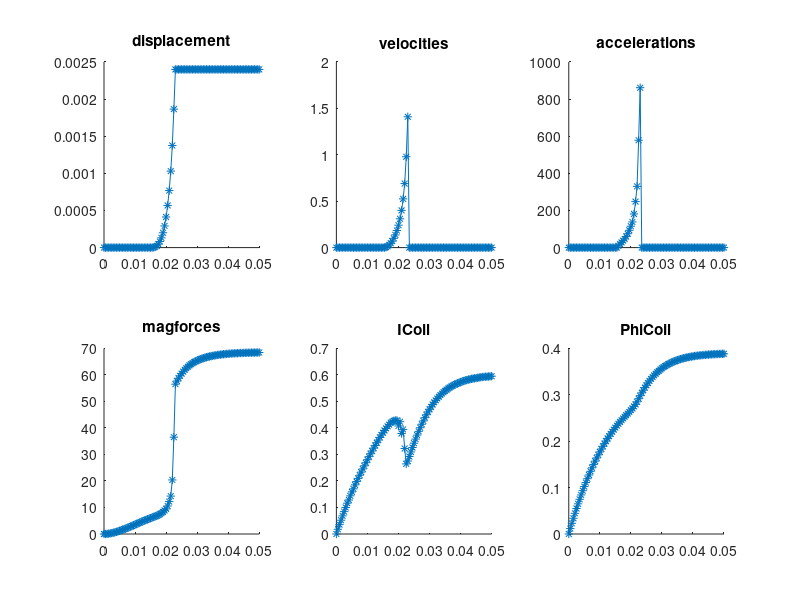

The MATLAB source for this figure:
%output by FEEM
%timesteps, displacements, velocities, accelerations, magneticforce, current, flux, steps, time
results = [
0.00000000e+00,0.00000000e+00,0.00000000e+00,0.00000000e+00,0.00000000e+00,0.00000000e+00,0.00000000e+00,0,0.00000000e+00,; 
5.00000000e-04,0.00000000e+00,0.00000000e+00,0.00000000e+00,1.52953740e-02,1.78630415e-02,1.16488430e-02,25318,1.78930000e+01,; 
1.00000000e-03,0.00000000e+00,0.00000000e+00,0.00000000e+00,5.94197625e-02,3.53362317e-02,2.29512403e-02,12281,8.41700000e+00,; 
1.50000000e-03,0.00000000e+00,0.00000000e+00,0.00000000e+00,1.29934190e-01,5.20282107e-02,3.39377116e-02,10268,7.00800000e+00,; 
2.00000000e-03,0.00000000e+00,0.00000000e+00,0.00000000e+00,2.24435591e-01,6.83901131e-02,4.46030008e-02,9338,6.42800000e+00,; 
2.50000000e-03,0.00000000e+00,0.00000000e+00,0.00000000e+00,3.40721264e-01,8.43789380e-02,5.49558881e-02,8379,5.73200000e+00,; 
3.00000000e-03,0.00000000e+00,0.00000000e+00,0.00000000e+00,4.76992913e-01,9.99827012e-02,6.50210726e-02,7567,5.19300000e+00,; 
3.50000000e-03,0.00000000e+00,0.00000000e+00,0.00000000e+00,6.29287468e-01,1.16191566e-01,7.46931358e-02,6722,4.61300000e+00,; 
4.00000000e-03,0.00000000e+00,0.00000000e+00,0.00000000e+00,7.98642509e-01,1.28333475e-01,8.41892715e-02,5598,3.85800000e+00,; 
4.50000000e-03,0.00000000e+00,0.00000000e+00,0.00000000e+00,9.84574349e-01,1.43883932e-01,9.34195327e-02,6272,4.33300000e+00,; 
5.00000000e-03,0.00000000e+00,0.00000000e+00,0.00000000e+00,1.17931912e+00,1.58808271e-01,1.02245270e-01,5284,3.64200000e+00,; 
5.50000000e-03,0.00000000e+00,0.00000000e+00,0.00000000e+00,1.38676824e+00,1.70294015e-01,1.10904149e-01,4571,3.16400000e+00,; 
6.00000000e-03,0.00000000e+00,0.00000000e+00,0.00000000e+00,1.60282872e+00,1.85228654e-01,1.19200183e-01,4754,3.29600000e+00,; 
6.50000000e-03,0.00000000e+00,0.00000000e+00,0.00000000e+00,1.82492486e+00,1.97768499e-01,1.27244820e-01,3911,2.65300000e+00,; 
7.00000000e-03,0.00000000e+00,0.00000000e+00,0.00000000e+00,2.05552023e+00,2.09873471e-01,1.35048250e-01,3680,2.57700000e+00,; 
7.50000000e-03,0.00000000e+00,0.00000000e+00,0.00000000e+00,2.29260776e+00,2.21647524e-01,1.42616458e-01,3482,2.43700000e+00,; 
8.00000000e-03,0.00000000e+00,0.00000000e+00,0.00000000e+00,2.53551424e+00,2.33348310e-01,1.49950933e-01,3310,2.29800000e+00,; 
8.50000000e-03,0.00000000e+00,0.00000000e+00,0.00000000e+00,2.78427355e+00,2.45268481e-01,1.57046000e-01,3194,2.22400000e+00,; 
9.00000000e-03,0.00000000e+00,0.00000000e+00,0.00000000e+00,3.03587556e+00,2.57064680e-01,1.63906131e-01,3037,2.13600000e+00,; 
9.50000000e-03,0.00000000e+00,0.00000000e+00,0.00000000e+00,3.28980914e+00,2.68851690e-01,1.70529074e-01,2887,1.98000000e+00,; 
1.00000000e-02,0.00000000e+00,0.00000000e+00,0.00000000e+00,3.54483392e+00,2.80279335e-01,1.76927733e-01,2732,2.02700000e+00,; 
1.05000000e-02,0.00000000e+00,0.00000000e+00,0.00000000e+00,3.79973887e+00,2.91660296e-01,1.83094650e-01,2597,2.01600000e+00,; 
1.10000000e-02,0.00000000e+00,0.00000000e+00,0.00000000e+00,4.05378708e+00,3.02664359e-01,1.89041379e-01,2452,2.05000000e+00,; 
1.15000000e-02,0.00000000e+00,0.00000000e+00,0.00000000e+00,4.30688077e+00,3.13246887e-01,1.94783492e-01,2331,2.13000000e+00,; 
1.20000000e-02,0.00000000e+00,0.00000000e+00,0.00000000e+00,4.55752158e+00,3.23833854e-01,2.00306930e-01,2219,2.07500000e+00,; 
1.25000000e-02,0.00000000e+00,0.00000000e+00,0.00000000e+00,4.80670523e+00,3.34093977e-01,2.05634449e-01,2110,2.12000000e+00,; 
1.30000000e-02,0.00000000e+00,0.00000000e+00,0.00000000e+00,5.05357705e+00,3.44332310e-01,2.10757332e-01,2023,2.10300000e+00,; 
1.35000000e-02,0.00000000e+00,0.00000000e+00,0.00000000e+00,5.29662456e+00,3.54384359e-01,2.15680503e-01,1925,2.06800000e+00,; 
1.40000000e-02,0.00000000e+00,0.00000000e+00,0.00000000e+00,5.53551614e+00,3.64166166e-01,2.20407654e-01,1831,2.01600000e+00,; 
1.45000000e-02,0.00000000e+00,0.00000000e+00,0.00000000e+00,5.76953831e+00,3.73719332e-01,2.24945984e-01,1742,1.96400000e+00,; 
1.50000000e-02,0.00000000e+00,0.00000000e+00,0.00000000e+00,5.99898048e+00,3.81769358e-01,2.29332642e-01,14470,1.43010000e+01,; 
1.55000000e-02,0.00000000e+00,0.00000000e+00,0.00000000e+00,6.22189362e+00,3.90540657e-01,2.33546732e-01,14515,1.46000000e+01,; 
1.60000000e-02,2.31139185e-06,4.62278370e-03,9.24556740e+00,6.44809971e+00,3.98301013e-01,2.37651767e-01,14408,1.29990000e+01,; 
1.65000000e-02,9.28156587e-06,1.39403480e-02,1.86351287e+01,6.67006934e+00,4.06056691e-01,2.41573565e-01,14407,1.53030000e+01,; 
1.70000000e-02,2.31957972e-05,2.78284626e-02,2.77762291e+01,6.90437008e+00,4.12608958e-01,2.45378675e-01,14167,1.52430000e+01,; 
1.75000000e-02,4.64410022e-05,4.64904101e-02,3.73238950e+01,7.14167446e+00,4.19900738e-01,2.48984418e-01,13886,1.27230000e+01,; 
1.80000000e-02,8.13993630e-05,6.99167217e-02,4.68526232e+01,7.46542741e+00,4.23316808e-01,2.52542650e-01,13440,1.21320000e+01,; 
1.85000000e-02,1.31308349e-04,9.98179714e-02,5.98024994e+01,7.83880956e+00,4.26811891e-01,2.56031964e-01,13551,1.25710000e+01,; 
1.90000000e-02,1.99864682e-04,1.37112667e-01,7.45893903e+01,8.31206120e+00,4.28230456e-01,2.59505995e-01,13368,1.43500000e+01,; 
1.95000000e-02,2.91733404e-04,1.83737445e-01,9.32495560e+01,8.87047590e+00,4.28204019e-01,2.62959463e-01,13240,1.44640000e+01,; 
2.00000000e-02,4.12376674e-04,2.41286540e-01,1.15098191e+02,9.47056523e+00,4.07540828e-01,2.67120956e-01,13451,1.31460000e+01,; 
2.05000000e-02,5.67579676e-04,3.10406004e-01,1.38238929e+02,1.05598626e+01,4.23587202e-01,2.70655665e-01,15838,1.62790000e+01,; 
2.10000000e-02,7.68090094e-04,4.01020836e-01,1.81229664e+02,1.22298370e+01,3.79115078e-01,2.75073234e-01,15422,1.71410000e+01,; 
2.15000000e-02,1.03052942e-03,5.24878651e-01,2.47715631e+02,1.42999000e+01,3.94456206e-01,2.79288052e-01,17291,1.97240000e+01,; 
2.20000000e-02,1.37544766e-03,6.89836473e-01,3.29915642e+02,2.03917369e+01,3.22398689e-01,2.84816337e-01,18810,2.48820000e+01,; 
2.25000000e-02,1.86496987e-03,9.79044434e-01,5.78415923e+02,3.65091375e+01,2.64433941e-01,2.91552207e-01,18717,2.54380000e+01,; 
2.30000000e-02,2.40000000e-03,1.40974215e+00,8.61395429e+02,5.64980357e+01,2.75197279e-01,2.98033388e-01,18850,2.80380000e+01,; 
2.35000000e-02,2.40000000e-03,0.00000000e+00,0.00000000e+00,5.76935569e+01,2.92320003e-01,3.04175769e-01,1793,3.74700000e+00,; 
2.40000000e-02,2.40000000e-03,0.00000000e+00,0.00000000e+00,5.87315086e+01,3.09448913e-01,3.09971524e-01,1635,3.45400000e+00,; 
2.45000000e-02,2.40000000e-03,0.00000000e+00,0.00000000e+00,5.96619407e+01,3.26199476e-01,3.15436840e-01,1520,3.22900000e+00,; 
2.50000000e-02,2.40000000e-03,0.00000000e+00,0.00000000e+00,6.04951649e+01,3.42424031e-01,3.20578522e-01,1412,2.98400000e+00,; 
2.55000000e-02,2.40000000e-03,0.00000000e+00,0.00000000e+00,6.12473011e+01,3.57868289e-01,3.25429698e-01,1315,2.78900000e+00,; 
2.60000000e-02,2.40000000e-03,0.00000000e+00,0.00000000e+00,6.19261770e+01,3.72865105e-01,3.29973082e-01,1218,2.59000000e+00,; 
2.65000000e-02,2.40000000e-03,0.00000000e+00,0.00000000e+00,6.25356905e+01,3.87157266e-01,3.34232775e-01,1129,2.41300000e+00,; 
2.70000000e-02,2.40000000e-03,0.00000000e+00,0.00000000e+00,6.30842079e+01,4.00979744e-01,3.38212972e-01,1045,2.20800000e+00,; 
2.75000000e-02,2.40000000e-03,0.00000000e+00,0.00000000e+00,6.35820386e+01,4.14023719e-01,3.41956007e-01,976,2.11000000e+00,; 
2.80000000e-02,2.40000000e-03,0.00000000e+00,0.00000000e+00,6.40281409e+01,4.26585012e-01,3.45448936e-01,906,1.96300000e+00,; 
2.85000000e-02,2.40000000e-03,0.00000000e+00,0.00000000e+00,6.44233091e+01,4.38662078e-01,3.48680448e-01,833,1.82000000e+00,; 
2.90000000e-02,2.40000000e-03,0.00000000e+00,0.00000000e+00,6.47808061e+01,4.49854434e-01,3.51688542e-01,771,1.70000000e+00,; 
2.95000000e-02,2.40000000e-03,0.00000000e+00,0.00000000e+00,6.51037495e+01,4.60431606e-01,3.54480200e-01,714,1.58100000e+00,; 
3.00000000e-02,2.40000000e-03,0.00000000e+00,0.00000000e+00,6.53965833e+01,4.70348071e-01,3.57081753e-01,665,1.48900000e+00,; 
3.05000000e-02,2.40000000e-03,0.00000000e+00,0.00000000e+00,6.56627852e+01,4.79486976e-01,3.59516210e-01,622,1.40100000e+00,; 
3.10000000e-02,2.40000000e-03,0.00000000e+00,0.00000000e+00,6.59021432e+01,4.88497668e-01,3.61754610e-01,572,1.29000000e+00,; 
3.15000000e-02,2.40000000e-03,0.00000000e+00,0.00000000e+00,6.61185371e+01,4.96600258e-01,3.63835560e-01,530,1.21700000e+00,; 
3.20000000e-02,2.40000000e-03,0.00000000e+00,0.00000000e+00,6.63148685e+01,5.04231209e-01,3.65750611e-01,487,1.10100000e+00,; 
3.25000000e-02,2.40000000e-03,0.00000000e+00,0.00000000e+00,6.64977934e+01,5.11030383e-01,3.67554980e-01,458,1.05800000e+00,; 
3.30000000e-02,2.40000000e-03,0.00000000e+00,0.00000000e+00,6.66655985e+01,5.17636189e-01,3.69228760e-01,425,9.93000000e-01,; 
3.35000000e-02,2.40000000e-03,0.00000000e+00,0.00000000e+00,6.68172641e+01,5.24027920e-01,3.70760940e-01,388,9.05000000e-01,; 
3.40000000e-02,2.40000000e-03,0.00000000e+00,0.00000000e+00,6.69567494e+01,5.29647007e-01,3.72184021e-01,359,8.55000000e-01,; 
3.45000000e-02,2.40000000e-03,0.00000000e+00,0.00000000e+00,6.70862410e+01,5.34674762e-01,3.73516708e-01,336,7.99000000e-01,; 
3.50000000e-02,2.40000000e-03,0.00000000e+00,0.00000000e+00,6.72053986e+01,5.39629055e-01,3.74749127e-01,311,7.59000000e-01,; 
3.55000000e-02,2.40000000e-03,0.00000000e+00,0.00000000e+00,6.73134867e+01,5.44397337e-01,3.75880878e-01,285,6.88000000e-01,; 
3.60000000e-02,2.40000000e-03,0.00000000e+00,0.00000000e+00,6.74120907e+01,5.48688727e-01,3.76924463e-01,262,6.48000000e-01,; 
3.65000000e-02,2.40000000e-03,0.00000000e+00,0.00000000e+00,6.75029622e+01,5.52562359e-01,3.77893352e-01,243,6.02000000e-01,; 
3.70000000e-02,2.40000000e-03,0.00000000e+00,0.00000000e+00,6.75867307e+01,5.56191574e-01,3.78790997e-01,225,5.70000000e-01,; 
3.75000000e-02,2.40000000e-03,0.00000000e+00,0.00000000e+00,6.76635001e+01,5.59634581e-01,3.79617732e-01,207,5.34000000e-01,; 
3.80000000e-02,2.40000000e-03,0.00000000e+00,0.00000000e+00,6.77337521e+01,5.62826528e-01,3.80377526e-01,190,4.93000000e-01,; 
3.85000000e-02,2.40000000e-03,0.00000000e+00,0.00000000e+00,6.77989631e+01,5.65616302e-01,3.81086109e-01,177,4.64000000e-01,; 
3.90000000e-02,2.40000000e-03,0.00000000e+00,0.00000000e+00,6.78610024e+01,5.67902292e-01,3.81766144e-01,170,4.53000000e-01,; 
3.95000000e-02,2.40000000e-03,0.00000000e+00,0.00000000e+00,6.79167324e+01,5.70584259e-01,3.82382416e-01,153,4.17000000e-01,; 
4.00000000e-02,2.40000000e-03,0.00000000e+00,0.00000000e+00,6.79669748e+01,5.73161100e-01,3.82939163e-01,138,3.87000000e-01,; 
4.05000000e-02,2.40000000e-03,0.00000000e+00,0.00000000e+00,6.80153177e+01,5.74877715e-01,3.83478083e-01,133,3.71000000e-01,; 
4.10000000e-02,2.40000000e-03,0.00000000e+00,0.00000000e+00,6.80592794e+01,5.77010026e-01,3.83962746e-01,121,3.46000000e-01,; 
4.15000000e-02,2.40000000e-03,0.00000000e+00,0.00000000e+00,6.80969591e+01,5.79296937e-01,3.84377067e-01,103,2.83000000e-01,; 
4.20000000e-02,2.40000000e-03,0.00000000e+00,0.00000000e+00,6.81334682e+01,5.80651134e-01,3.84786427e-01,102,3.10000000e-01,; 
4.25000000e-02,2.40000000e-03,0.00000000e+00,0.00000000e+00,6.81651457e+01,5.82429568e-01,3.85137856e-01,87,2.39000000e-01,; 
4.30000000e-02,2.40000000e-03,0.00000000e+00,0.00000000e+00,6.81976498e+01,5.83299326e-01,3.85502916e-01,91,2.84000000e-01,; 
4.35000000e-02,2.40000000e-03,0.00000000e+00,0.00000000e+00,6.82239510e+01,5.85191824e-01,3.85799443e-01,73,2.16000000e-01,; 
4.40000000e-02,2.40000000e-03,0.00000000e+00,0.00000000e+00,6.82483022e+01,5.86303294e-01,3.86073168e-01,68,1.93000000e-01,; 
4.45000000e-02,2.40000000e-03,0.00000000e+00,0.00000000e+00,6.82730590e+01,5.87115322e-01,3.86354489e-01,70,2.43000000e-01,; 
4.50000000e-02,2.40000000e-03,0.00000000e+00,0.00000000e+00,6.82992895e+01,5.87890913e-01,3.86646944e-01,73,2.57000000e-01,; 
4.55000000e-02,2.40000000e-03,0.00000000e+00,0.00000000e+00,6.83230238e+01,5.88946366e-01,3.86913664e-01,66,2.30000000e-01,; 
4.60000000e-02,2.40000000e-03,0.00000000e+00,0.00000000e+00,6.83418187e+01,5.90395716e-01,3.87127854e-01,53,2.10000000e-01,; 
4.65000000e-02,2.40000000e-03,0.00000000e+00,0.00000000e+00,6.83597905e+01,5.91186675e-01,3.87330156e-01,50,2.03000000e-01,; 
4.70000000e-02,2.40000000e-03,0.00000000e+00,0.00000000e+00,6.83733748e+01,5.92303868e-01,3.87484391e-01,38,1.45000000e-01,; 
4.75000000e-02,2.40000000e-03,0.00000000e+00,0.00000000e+00,6.83884899e+01,5.92622661e-01,3.87658237e-01,43,1.83000000e-01,; 
4.80000000e-02,2.40000000e-03,0.00000000e+00,0.00000000e+00,6.84023911e+01,5.93299482e-01,3.87815901e-01,39,1.76000000e-01,; 
4.85000000e-02,2.40000000e-03,0.00000000e+00,0.00000000e+00,6.84169316e+01,5.93319796e-01,3.87981523e-01,41,1.81000000e-01,; 
4.90000000e-02,2.40000000e-03,0.00000000e+00,0.00000000e+00,6.84309344e+01,5.94014060e-01,3.88138718e-01,39,1.77000000e-01,; 
4.95000000e-02,2.40000000e-03,0.00000000e+00,0.00000000e+00,6.84436963e+01,5.94652122e-01,3.88284478e-01,36,1.68000000e-01,; 
5.00000000e-02,2.40000000e-03,0.00000000e+00,0.00000000e+00,6.84564496e+01,5.95124339e-01,3.88430406e-01,36,1.68000000e-01,; 
];
subplot(2,3,1);hold on;
plot(results(:,1),results(:,2),'*-');
title("displacement");

subplot(2,3,2);hold on;
plot(results(:,1),results(:,3),'*-');
title("velocities");

subplot(2,3,3);hold on;
plot(results(:,1),results(:,4),'*-');
title("accelerations");

subplot(2,3,4);hold on;
plot(results(:,1),results(:,5),'*-');
title("magforces");

subplot(2,3,5);hold on;
plot(results(:,1),results(:,6),'*-');
title("ICoil");

subplot(2,3,6);hold on;
plot(results(:,1),results(:,7),'*-');
title("PhiCoil");
